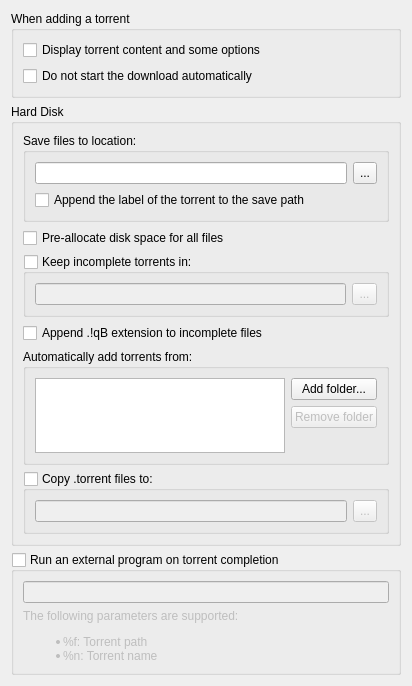
          <widget class="QWidget" name="scrollAreaWidgetContents_2">
           <property name="geometry">
            <rect>
             <x>0</x>
             <y>0</y>
             <width>396</width>
             <height>616</height>
            </rect>
           </property>
           <layout class="QVBoxLayout" name="verticalLayout">
            <item>
             <widget class="QGroupBox" name="torrentAdditionBox">
              <property name="sizePolicy">
               <sizepolicy hsizetype="Expanding" vsizetype="Preferred">
                <horstretch>0</horstretch>
                <verstretch>0</verstretch>
               </sizepolicy>
              </property>
              <property name="title">
               <string>When adding a torrent</string>
              </property>
              <layout class="QGridLayout" name="gridLayout_5">
               <property name="bottomMargin">
                <number>9</number>
               </property>
               <item row="0" column="0" colspan="2">
                <widget class="QCheckBox" name="checkAdditionDialog">
                 <property name="text">
                  <string>Display torrent content and some options</string>
                 </property>
                 <property name="checked">
                  <bool>false</bool>
                 </property>
                </widget>
               </item>
               <item row="1" column="0">
                <widget class="QCheckBox" name="checkStartPaused">
                 <property name="text">
                  <string comment="The torrent will be added to download list in pause state">Do not start the download automatically</string>
                 </property>
                </widget>
               </item>
              </layout>
             </widget>
            </item>
            <item>
             <widget class="QGroupBox" name="fileSystemBox">
              <property name="sizePolicy">
               <sizepolicy hsizetype="Expanding" vsizetype="Preferred">
                <horstretch>0</horstretch>
                <verstretch>0</verstretch>
               </sizepolicy>
              </property>
              <property name="title">
               <string>Hard Disk</string>
              </property>
              <layout class="QVBoxLayout" name="verticalLayout_25">
               <property name="bottomMargin">
                <number>9</number>
               </property>
               <item>
                <widget class="QGroupBox" name="groupBox_3">
                 <property name="title">
                  <string>Save files to location:</string>
                 </property>
                 <layout class="QVBoxLayout" name="verticalLayout_26">
                  <property name="bottomMargin">
                   <number>9</number>
                  </property>
                  <item>
                   <layout class="QHBoxLayout" name="horizontalLayout_10">
                    <item>
                     <widget class="QLineEdit" name="textSavePath">
                      <property name="sizePolicy">
                       <sizepolicy hsizetype="Expanding" vsizetype="Fixed">
                        <horstretch>0</horstretch>
                        <verstretch>0</verstretch>
                       </sizepolicy>
                      </property>
                      <property name="text">
                       <string/>
                      </property>
                     </widget>
                    </item>
                    <item>
                     <widget class="QToolButton" name="browseSaveDirButton">
                      <property name="enabled">
                       <bool>true</bool>
                      </property>
                      <property name="minimumSize">
                       <size>
                        <width>22</width>
                        <height>22</height>
                       </size>
                      </property>
                      <property name="maximumSize">
                       <size>
                        <width>25</width>
                        <height>27</height>
                       </size>
                      </property>
                      <property name="text">
                       <string notr="true">...</string>
                      </property>
                     </widget>
                    </item>
                   </layout>
                  </item>
                  <item>
                   <widget class="QCheckBox" name="checkAppendLabel">
                    <property name="text">
                     <string>Append the label of the torrent to the save path</string>
                    </property>
                   </widget>
                  </item>
                 </layout>
                </widget>
               </item>
               <item>
                <widget class="QCheckBox" name="checkPreallocateAll">
                 <property name="text">
                  <string>Pre-allocate disk space for all files</string>
                 </property>
                </widget>
               </item>
               <item>
                <widget class="QGroupBox" name="checkTempFolder">
                 <property name="title">
                  <string>Keep incomplete torrents in:</string>
                 </property>
                 <property name="checkable">
                  <bool>true</bool>
                 </property>
                 <property name="checked">
                  <bool>false</bool>
                 </property>
                 <layout class="QGridLayout" name="gridLayout_3">
                  <property name="bottomMargin">
                   <number>9</number>
                  </property>
                  <item row="0" column="0">
                   <widget class="QLineEdit" name="textTempPath"/>
                  </item>
                  <item row="0" column="1">
                   <widget class="QToolButton" name="browseTempDirButton">
                    <property name="sizePolicy">
                     <sizepolicy hsizetype="Fixed" vsizetype="Fixed">
                      <horstretch>25</horstretch>
                      <verstretch>27</verstretch>
                     </sizepolicy>
                    </property>
                    <property name="minimumSize">
                     <size>
                      <width>22</width>
                      <height>22</height>
                     </size>
                    </property>
                    <property name="maximumSize">
                     <size>
                      <width>25</width>
                      <height>27</height>
                     </size>
                    </property>
                    <property name="text">
                     <string notr="true">...</string>
                    </property>
                   </widget>
                  </item>
                 </layout>
                </widget>
               </item>
               <item>
                <widget class="QCheckBox" name="checkAppendqB">
                 <property name="text">
                  <string>Append .!qB extension to incomplete files</string>
                 </property>
                </widget>
               </item>
               <item>
                <widget class="QGroupBox" name="groupBox_2">
                 <property name="title">
                  <string>Automatically add torrents from:</string>
                 </property>
                 <layout class="QVBoxLayout" name="verticalLayout_38">
                  <property name="bottomMargin">
                   <number>9</number>
                  </property>
                  <item>
                   <layout class="QHBoxLayout" name="horizontalLayout_16">
                    <item>
                     <widget class="QTableView" name="scanFoldersView">
                      <property name="sizePolicy">
                       <sizepolicy hsizetype="Expanding" vsizetype="Expanding">
                        <horstretch>0</horstretch>
                        <verstretch>1</verstretch>
                       </sizepolicy>
                      </property>
                      <property name="minimumSize">
                       <size>
                        <width>250</width>
                        <height>75</height>
                       </size>
                      </property>
                      <property name="selectionMode">
                       <enum>QAbstractItemView::SingleSelection</enum>
                      </property>
                      <property name="selectionBehavior">
                       <enum>QAbstractItemView::SelectRows</enum>
                      </property>
                      <property name="showGrid">
                       <bool>false</bool>
                      </property>
                      <property name="sortingEnabled">
                       <bool>true</bool>
                      </property>
                      <attribute name="horizontalHeaderDefaultSectionSize">
                       <number>80</number>
                      </attribute>
                      <attribute name="horizontalHeaderShowSortIndicator" stdset="0">
                       <bool>false</bool>
                      </attribute>
                      <attribute name="horizontalHeaderStretchLastSection">
                       <bool>true</bool>
                      </attribute>
                      <attribute name="verticalHeaderVisible">
                       <bool>false</bool>
                      </attribute>
                     </widget>
                    </item>
                    <item>
                     <layout class="QVBoxLayout" name="verticalLayout_37">
                      <item>
                       <widget class="QPushButton" name="addScanFolderButton">
                        <property name="text">
                         <string>Add folder...</string>
                        </property>
                       </widget>
                      </item>
                      <item>
                       <widget class="QPushButton" name="removeScanFolderButton">
                        <property name="enabled">
                         <bool>false</bool>
                        </property>
                        <property name="text">
                         <string>Remove folder</string>
                        </property>
                       </widget>
                      </item>
                      <item>
                       <spacer name="verticalSpacer_6">
                        <property name="orientation">
                         <enum>Qt::Vertical</enum>
                        </property>
                        <property name="sizeHint" stdset="0">
                         <size>
                          <width>20</width>
                          <height>40</height>
                         </size>
                        </property>
                       </spacer>
                      </item>
                     </layout>
                    </item>
                   </layout>
                  </item>
                 </layout>
                </widget>
               </item>
               <item>
                <widget class="QGroupBox" name="checkExportDir">
                 <property name="sizePolicy">
                  <sizepolicy hsizetype="Preferred" vsizetype="Preferred">
                   <horstretch>0</horstretch>
                   <verstretch>0</verstretch>
                  </sizepolicy>
                 </property>
                 <property name="title">
                  <string>Copy .torrent files to:</string>
                 </property>
                 <property name="checkable">
                  <bool>true</bool>
                 </property>
                 <property name="checked">
                  <bool>false</bool>
                 </property>
                 <layout class="QGridLayout" name="gridLayout_4">
                  <property name="bottomMargin">
                   <number>9</number>
                  </property>
                  <item row="0" column="0">
                   <widget class="QLineEdit" name="textExportDir"/>
                  </item>
                  <item row="0" column="1">
                   <widget class="QToolButton" name="browseExportDirButton">
                    <property name="minimumSize">
                     <size>
                      <width>22</width>
                      <height>22</height>
                     </size>
                    </property>
                    <property name="maximumSize">
                     <size>
                      <width>25</width>
                      <height>27</height>
                     </size>
                    </property>
                    <property name="text">
                     <string notr="true">...</string>
                    </property>
                   </widget>
                  </item>
                 </layout>
                </widget>
               </item>
              </layout>
             </widget>
            </item>
            <item>
             <spacer name="verticalSpacer_5">
              <property name="orientation">
               <enum>Qt::Vertical</enum>
              </property>
              <property name="sizeHint" stdset="0">
               <size>
                <width>20</width>
                <height>40</height>
               </size>
              </property>
             </spacer>
            </item>
            <item>
             <widget class="QGroupBox" name="autoRunBox">
              <property name="title">
               <string>Run an external program on torrent completion</string>
              </property>
              <property name="checkable">
               <bool>true</bool>
              </property>
              <property name="checked">
               <bool>false</bool>
              </property>
              <layout class="QVBoxLayout" name="verticalLayout_19">
               <item>
                <widget class="QLineEdit" name="autoRun_txt"/>
               </item>
               <item>
                <widget class="QLabel" name="label_4">
                 <property name="text">
                  <string>The following parameters are supported:
&lt;ul&gt;
&lt;li&gt;%f: Torrent path&lt;/li&gt;
&lt;li&gt;%n: Torrent name&lt;/li&gt;
&lt;/ul&gt;</string>
                 </property>
                 <property name="textFormat">
                  <enum>Qt::RichText</enum>
                 </property>
                </widget>
               </item>
              </layout>
             </widget>
            </item>
           </layout>
          </widget>
